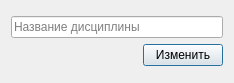
<?xml version="1.0" encoding="UTF-8"?>
<ui version="4.0">
 <class>EditDisciplineDialog</class>
 <widget class="QDialog" name="EditDisciplineDialog">
  <property name="geometry">
   <rect>
    <x>0</x>
    <y>0</y>
    <width>234</width>
    <height>83</height>
   </rect>
  </property>
  <property name="windowTitle">
   <string>Dialog</string>
  </property>
  <layout class="QGridLayout" name="gridLayout">
   <item row="0" column="0">
    <layout class="QVBoxLayout" name="verticalLayout">
     <item>
      <widget class="QLineEdit" name="disciplineLine">
       <property name="placeholderText">
        <string>Название дисциплины</string>
       </property>
      </widget>
     </item>
     <item>
      <layout class="QHBoxLayout" name="horizontalLayout">
       <item>
        <spacer name="horizontalSpacer">
         <property name="orientation">
          <enum>Qt::Horizontal</enum>
         </property>
         <property name="sizeHint" stdset="0">
          <size>
           <width>68</width>
           <height>20</height>
          </size>
         </property>
        </spacer>
       </item>
       <item>
        <widget class="QPushButton" name="editButton">
         <property name="text">
          <string>Изменить</string>
         </property>
        </widget>
       </item>
      </layout>
     </item>
    </layout>
   </item>
  </layout>
 </widget>
 <resources/>
 <connections/>
</ui>
